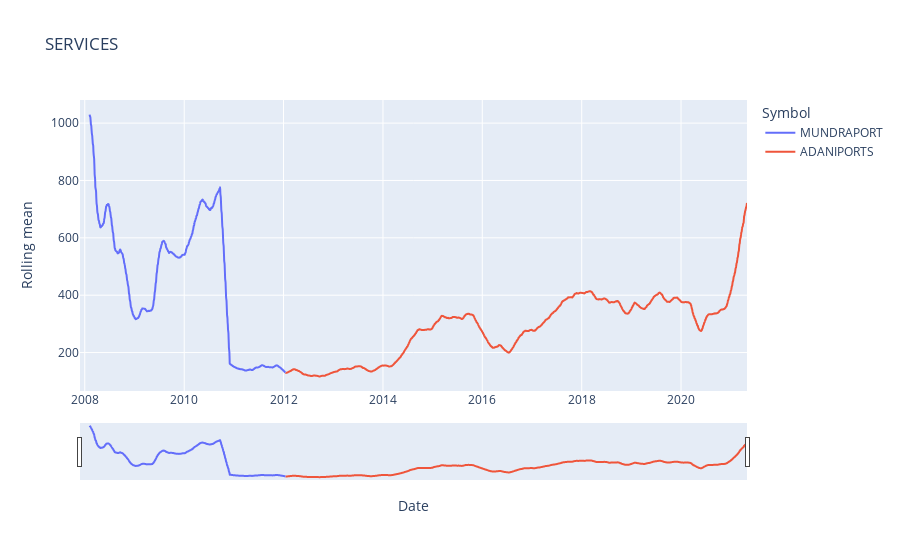

Notebook source saved alongside this figure:
### Markdown cell above
## Stocks in a Sector

### Code cell
import plotly.express as px
industry = list(industries.keys())[0]
roll_data = True, 50
stock_df = all_stock_df.loc[all_stock_df["Industry"] == industry]
stock_df["Rolling mean"] = stock_df["Close"].rolling(
    window=roll_data[1]).mean()
fig = px.line(stock_df, title=industry, x="Date", y="Rolling mean" if roll_data[0] else "Close",
              color="Symbol", line_group="Symbol", hover_name="Symbol", line_shape="spline", render_mode="svg")
fig.update_xaxes(rangeslider_visible=True)
fig.show()

### Figure 1 — Plotly figure (JSON) as saved in the notebook; plotly's stock layout.template omitted (floating-point values rounded to 4 significant figures; data arrays with more than 128 entries replaced by an {"elided": "..."} marker saying what was removed)
{"data": [{"hovertemplate": "<b>%{hovertext}</b><br><br>Symbol=MUNDRAPORT<br>Date=%{x}<br>Rolling mean=%{y}<extra></extra>", "hovertext": {"elided": "1023 str values"}, "legendgroup": "MUNDRAPORT", "line": {"color": "#636efa", "dash": "solid", "shape": "spline"}, "marker": {"symbol": "circle"}, "mode": "lines", "name": "MUNDRAPORT", "orientation": "v", "showlegend": true, "type": "scatter", "x": {"elided": "1023 str values"}, "xaxis": "x", "y": {"elided": "1023 float values"}, "yaxis": "y"}, {"hovertemplate": "<b>%{hovertext}</b><br><br>Symbol=ADANIPORTS<br>Date=%{x}<br>Rolling mean=%{y}<extra></extra>", "hovertext": {"elided": "2299 str values"}, "legendgroup": "ADANIPORTS", "line": {"color": "#EF553B", "dash": "solid", "shape": "spline"}, "marker": {"symbol": "circle"}, "mode": "lines", "name": "ADANIPORTS", "orientation": "v", "showlegend": true, "type": "scatter", "x": {"elided": "2299 str values"}, "xaxis": "x", "y": {"elided": "2299 float values"}, "yaxis": "y"}], "layout": {"legend": {"title": {"text": "Symbol"}, "tracegroupgap": 0}, "title": {"text": "SERVICES"}, "xaxis": {"anchor": "y", "domain": [0, 1], "rangeslider": {"visible": true}, "title": {"text": "Date"}}, "yaxis": {"anchor": "x", "domain": [0, 1], "title": {"text": "Rolling mean"}}}}
